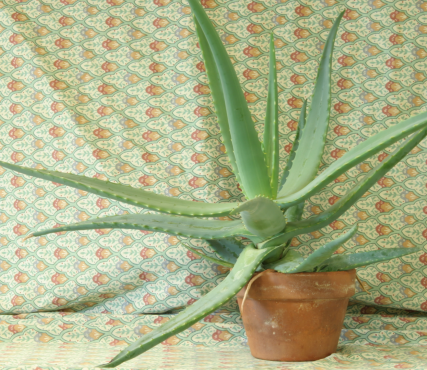
#> input picture sheet6/img/aloe1.png, 427 x 370 px
$ python stereo_depth.py
#> lines starting #> are read from the running program, lines starting #| are printed output that depends on the picture; after the words box and inside, x2 and y2 are one past the last pixel; in counts of white or black regions, pixels touching at a corner belong together
### sheet6/utils.py
import cv2
import matplotlib.pyplot as plt
import numpy as np


def showImage(img, show_window_now=True, _ax=None):
    img, color_img = convertColorImagesBGR2RGB(img)
    if _ax is None:
        plt_img = plt.imshow(img, interpolation='antialiased', cmap=None if color_img else 'gray')
    else:
        plt_img = _ax.imshow(img, interpolation='antialiased', cmap=None if color_img else 'gray')
    plt.axis('off')
    plt.tight_layout()
    if show_window_now:
        plt.show()
    return plt_img


def showImages(imgs, num_cols=None, show_window_now=True, transpose=False, spacing=None, padding=None):
    """
    imgs:
        [image|('caption', image)|None, ...]
        list of images
    num_cols:
        int | None
    transpose:
        True | False
        flip rows and columns
    show_window_now:
        True | False
    spacing:
        (int, int)
        horizontal and vertical spacing between images
    padding:
        (int, int, int, int)
        left, bottom, right, top paddding
    """
    plt_imgs = []
    i = 0
    tmp_imgs = []
    for img in imgs:
        tmp = type('', (), {})()
        if num_cols is None:
            tmp.pos = (0, i)
        else:
            tmp.pos = (i // num_cols, i % num_cols)
        if transpose:
            tmp.pos = tmp.pos[::-1]
        tmp.img = img
        tmp.title = None
        tmp.span = (1, 1)
        if img is not None:
            if type(img) is tuple:
                tmp.img = img[1]
                tmp.title = img[0]
                if len(img) > 2:
                    tmp.span = img[2]

            i += tmp.span[0] * tmp.span[1]
        else:
            i += 1
        tmp_imgs.append(tmp)

    if num_cols is None:
        grid = (1, i)
    else:
        num_rows = (i - 1) // num_cols + 1
        grid = (num_rows, num_cols)

    if transpose:
        grid = grid[::-1]

    for img in tmp_imgs:
        if img.img is not None or img.title is not None:
            ax = plt.subplot2grid(grid, img.pos, colspan=img.span[0], rowspan=img.span[1])
            if img.img is not None:
                plt_imgs.append(showImage(img.img, False, _ax=ax))
            if img.title is not None:
                ax.set_title(img.title)

    plt.tight_layout()
    if spacing is not None:
        plt.subplots_adjust(wspace=spacing[0], hspace=spacing[1])
    if padding is not None:
        plt.subplots_adjust(left=padding[0], bottom=padding[1], right=1 - padding[2], top=1 - padding[3])
    if show_window_now:
        plt.show()
    return plt_imgs


def convertColorImagesBGR2RGB(img):
    is_color_img = len(img.shape) == 3 and img.shape[2] == 3
    if is_color_img:
        img_rgb = cv2.cvtColor(img, cv2.COLOR_BGR2RGB)
        return img_rgb, True
    return img, False


def from0_1to0_255asUint8(float_img):
    img = float_img * 255
    return asUint8(img)


# [4 lines left out: function clip0_255asUint8, not called in this run]


def asUint8(float_img):
    return float_img.astype(np.uint8)


def PLACEHOLDER(img):
    return np.zeros(img.shape, np.uint8)


def PLACEHOLDER_IMG(img):
    return img.copy()


def REPLACE_THIS(input):
    return input


def REPLACE_THIS_MODEL(input):
    return 1

### sheet6/depth_utils.py
import numpy as np
import matplotlib.pyplot as plt
from matplotlib import cm


def plot3D(depth, gridsize, gridpos, gridspan):
    xs = np.arange(0, depth.shape[1])
    ys = np.arange(depth.shape[0], 0, -1)
    xs, ys = np.meshgrid(xs, ys)

    ax = plt.subplot2grid(gridsize, gridpos, projection='3d', rowspan=gridspan[0], colspan=gridspan[1])
    ax.plot_surface(xs, ys, -depth, linewidth=0, antialiased=False, cmap=cm.coolwarm)
    ax.axis("off")
    ax.set_title("3D from depth")

    ax.view_init(80, -90)

### sheet6/stereo_depth.py
#!/usr/bin/env python3
# -*- coding: utf-8 -*-


import numpy as np
import cv2
import matplotlib.pyplot as plt

from depth_utils import *
from utils import *

#
# Task 2
#
# 3D reconstruction - via depth estimation - from stereo disparity.

img1 = np.float32(cv2.imread('img/aloe1.png')) / 255
img2 = np.float32(cv2.imread('img/aloe2.png')) / 255
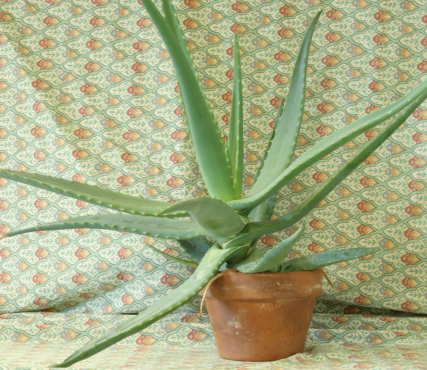
#> input picture sheet6/img/aloe2.png, 427 x 370 px

# Define search range.
search_left = 80
search_right = 20

h, w, _ = img1.shape
#> h = 370; w = 427

disparity = np.zeros(img1.shape[:2], np.float32)

# TODO: Calculate the `disparity` (horizontal distance) for each pixel of `img1` to the corresponding (best matching)
#  pixel in `img2`. For a pixel (x, y), use plain pixel color as simple feature descriptor and search for the closest
#  match in `img2` within the range [x - search_left, x + search_right]. Disparity should be relative to the image
#  width (`w`) and can be positive or negative, depending on whether the shift is to the left or right.
for i in range(0, h):
    for j in range(0, w):
        if search_left <= j < w - search_right:
            img2_window = img2[i, j - search_left: j + search_right, :]
            diff = img2_window - img2[i, j, :]
            diff = np.abs(np.sum(diff, axis=1))
            best_match_pixel = np.argmin(diff)
            disparity[i, j] = best_match_pixel - 80
        elif j < search_left:
            img2_window = img2[i, 0:j + search_right, :]
            diff = img2_window - img2[i, j, :]
            diff = np.abs(np.sum(diff, axis=1))
            best_match_pixel = np.argmin(diff)
            disparity[i, j] = best_match_pixel - j
        elif j > w - search_right:
            img2_window = img2[i, j - search_left:w, :]
            diff = img2_window - img2[i, j, :]
            diff = np.abs(np.sum(diff, axis=1))
            best_match_pixel = np.argmin(diff)
            disparity[i, j] = best_match_pixel - (w - j)
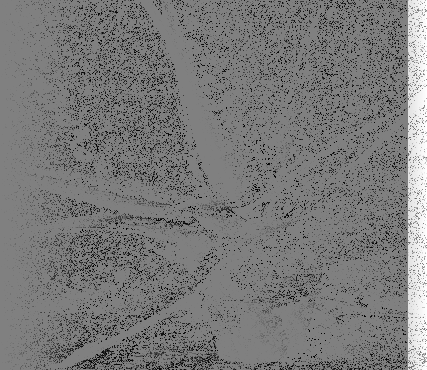
#> disparity: shape (370, 427) float32; min -80, max 79, mean -4; drawn with min black and max white

# TODO: Convert to relative depth values from the `disparity`. Pixels "closer to the camera" should be darker,
#  pixels farther away should be brighter.

#  depth of a pixel is inversely proportional to disparity i.e,
#  disparity more -> depth less (image is closer - darker pixels disparity lesser -> depth is more (brighter pixels)
depth = np.divide(np.ones_like(disparity), np.abs(disparity))
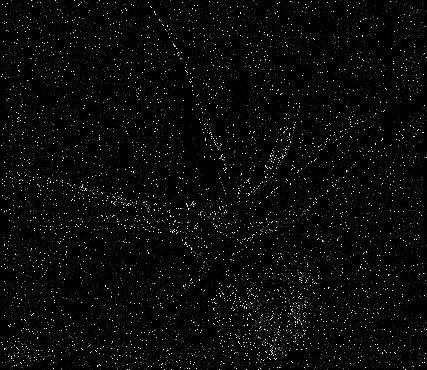
#> depth: shape (370, 427) float32; 74.77% of the values are NaN or infinite; the others: min 0.0125, max 1, mean 0.126; drawn with min black, max white, NaN and infinite black
index_inf = np.isinf(depth)
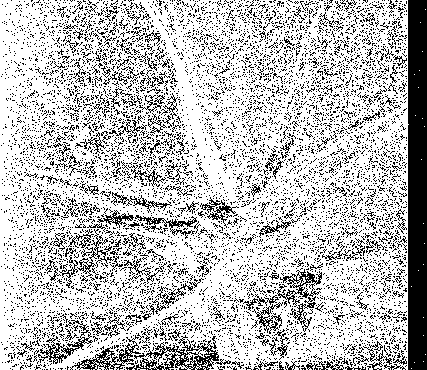
#> index_inf: shape (370, 427) bool; 74.8% white; 7887 black regions (7693 under 20 px), largest, box (x1, y1, x2, y2) and area: (408, 0, 427, 370) 7008, (126, 335, 219, 370) 1088, (70, 335, 141, 370) 578
depth[index_inf] = 1
# Visualization
h_small = h // 4
#> h_small = 92
w_small = w // 4
#> w_small = 106
depth_small = cv2.medianBlur(depth, 5)
depth_small = cv2.resize(depth_small, dsize=(w_small, h_small), interpolation=cv2.INTER_AREA)
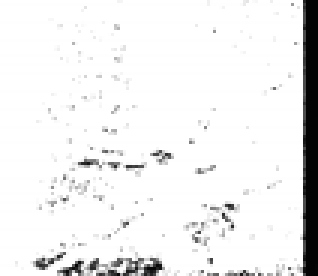
#> depth_small: shape (92, 106) float32 (shown 3 times larger); min 0.0129, max 1, mean 0.932

plt.figure(figsize=(14, 4))
showImages([("img1", img1), ("img2", img2), ("depth from disparity", depth_small)], 5, show_window_now=False,
           padding=[.01, .01, .01, .1])
#> the loop in showImages, `for img in tmp_imgs:` made 3 passes
#> color_img in showImage on passes 1 to 3: True, True, False
#> after the loop in showImages, `for img in tmp_imgs:`: plt_imgs = 3 items

plot3D(depth_small, (2, 5), (0, 3), (2, 2))
#> in plot3D, `xs = np.arange(0, depth.shape[1])`: xs = 106 values from 0 to 105
#> in plot3D, `ax.plot_surface(xs, ys, -depth, linewidth=0, antialiased=False, cmap=c..`:
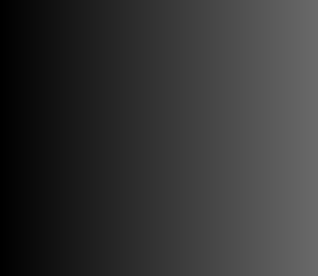
#> xs: shape (92, 106) int64 (shown 3 times larger); min 0, max 105, mean 52.5
plt.show()
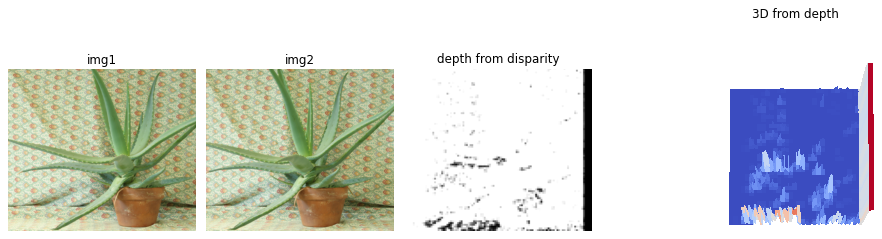
#> figure drawn by matplotlib, 4 panels
